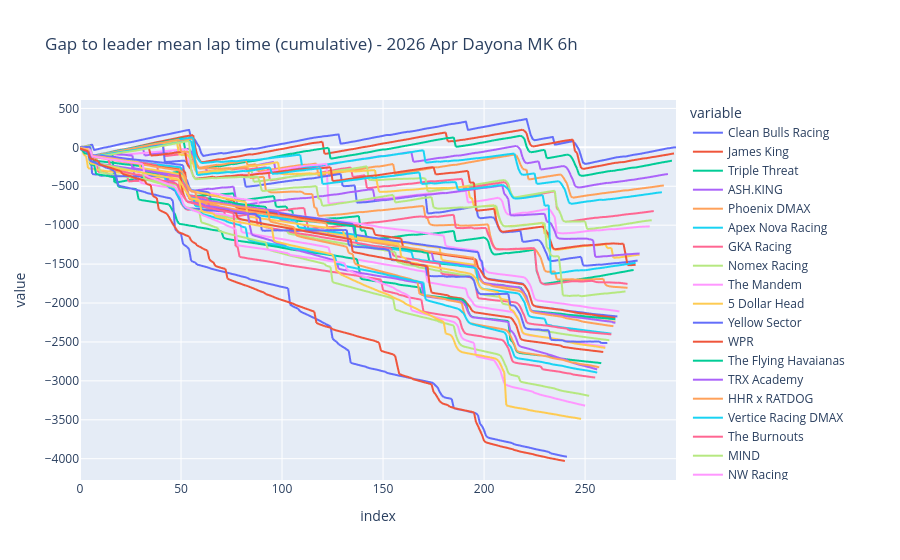

Notebook code cell kept with this figure:
### Code cell
def plot_gap_to_mean_leader(laptimes: pd.DataFrame) -> go.Figure:
    leader_mean_lap = laptimes.iloc[:, 0].mean()
    return px.line(
        laptimes.assign(
            **{
                col: lambda d, col=col: (
                    (leader_mean_lap - d[col]).cumsum().dt.total_seconds()
                )
                for col in laptimes.columns
            }
        ),
        title="Gap to leader mean lap time (cumulative) - 2026 Apr Dayona MK 6h",
    )


plot_gap_to_mean_leader(laptimes)

### Figure 1 — Plotly figure (JSON) as saved in the notebook; plotly's stock layout.template omitted (floating-point values rounded to 4 significant figures; data arrays with more than 128 entries replaced by an {"elided": "..."} marker saying what was removed)
{"data": [{"hovertemplate": "variable=Clean Bulls Racing<br>index=%{x}<br>value=%{y}<extra></extra>", "legendgroup": "Clean Bulls Racing", "line": {"color": "#636efa", "dash": "solid"}, "marker": {"symbol": "circle"}, "mode": "lines", "name": "Clean Bulls Racing", "showlegend": true, "type": "scattergl", "x": {"elided": "296 int values"}, "xaxis": "x", "y": {"elided": "296 float values"}, "yaxis": "y"}, {"hovertemplate": "variable=James King<br>index=%{x}<br>value=%{y}<extra></extra>", "legendgroup": "James King", "line": {"color": "#EF553B", "dash": "solid"}, "marker": {"symbol": "circle"}, "mode": "lines", "name": "James King", "showlegend": true, "type": "scattergl", "x": {"elided": "296 int values"}, "xaxis": "x", "y": {"elided": "296 float values"}, "yaxis": "y"}, {"hovertemplate": "variable=Triple Threat<br>index=%{x}<br>value=%{y}<extra></extra>", "legendgroup": "Triple Threat", "line": {"color": "#00cc96", "dash": "solid"}, "marker": {"symbol": "circle"}, "mode": "lines", "name": "Triple Threat", "showlegend": true, "type": "scattergl", "x": {"elided": "296 int values"}, "xaxis": "x", "y": {"elided": "296 float values"}, "yaxis": "y"}, {"hovertemplate": "variable=ASH.KING<br>index=%{x}<br>value=%{y}<extra></extra>", "legendgroup": "ASH.KING", "line": {"color": "#ab63fa", "dash": "solid"}, "marker": {"symbol": "circle"}, "mode": "lines", "name": "ASH.KING", "showlegend": true, "type": "scattergl", "x": {"elided": "296 int values"}, "xaxis": "x", "y": {"elided": "296 float values"}, "yaxis": "y"}, {"hovertemplate": "variable=Phoenix DMAX<br>index=%{x}<br>value=%{y}<extra></extra>", "legendgroup": "Phoenix DMAX", "line": {"color": "#FFA15A", "dash": "solid"}, "marker": {"symbol": "circle"}, "mode": "lines", "name": "Phoenix DMAX", "showlegend": true, "type": "scattergl", "x": {"elided": "296 int values"}, "xaxis": "x", "y": {"elided": "296 float values"}, "yaxis": "y"}, {"hovertemplate": "variable=Apex Nova Racing<br>index=%{x}<br>value=%{y}<extra></extra>", "legendgroup": "Apex Nova Racing", "line": {"color": "#19d3f3", "dash": "solid"}, "marker": {"symbol": "circle"}, "mode": "lines", "name": "Apex Nova Racing", "showlegend": true, "type": "scattergl", "x": {"elided": "296 int values"}, "xaxis": "x", "y": {"elided": "296 float values"}, "yaxis": "y"}, {"hovertemplate": "variable=GKA Racing<br>index=%{x}<br>value=%{y}<extra></extra>", "legendgroup": "GKA Racing", "line": {"color": "#FF6692", "dash": "solid"}, "marker": {"symbol": "circle"}, "mode": "lines", "name": "GKA Racing", "showlegend": true, "type": "scattergl", "x": {"elided": "296 int values"}, "xaxis": "x", "y": {"elided": "296 float values"}, "yaxis": "y"}, {"hovertemplate": "variable=Nomex Racing<br>index=%{x}<br>value=%{y}<extra></extra>", "legendgroup": "Nomex Racing", "line": {"color": "#B6E880", "dash": "solid"}, "marker": {"symbol": "circle"}, "mode": "lines", "name": "Nomex Racing", "showlegend": true, "type": "scattergl", "x": {"elided": "296 int values"}, "xaxis": "x", "y": {"elided": "296 float values"}, "yaxis": "y"}, {"hovertemplate": "variable=The Mandem<br>index=%{x}<br>value=%{y}<extra></extra>", "legendgroup": "The Mandem", "line": {"color": "#FF97FF", "dash": "solid"}, "marker": {"symbol": "circle"}, "mode": "lines", "name": "The Mandem", "showlegend": true, "type": "scattergl", "x": {"elided": "296 int values"}, "xaxis": "x", "y": {"elided": "296 float values"}, "yaxis": "y"}, {"hovertemplate": "variable=5 Dollar Head <br>index=%{x}<br>value=%{y}<extra></extra>", "legendgroup": "5 Dollar Head ", "line": {"color": "#FECB52", "dash": "solid"}, "marker": {"symbol": "circle"}, "mode": "lines", "name": "5 Dollar Head ", "showlegend": true, "type": "scattergl", "x": {"elided": "296 int values"}, "xaxis": "x", "y": {"elided": "296 float values"}, "yaxis": "y"}, {"hovertemplate": "variable=Yellow Sector<br>index=%{x}<br>value=%{y}<extra></extra>", "legendgroup": "Yellow Sector", "line": {"color": "#636efa", "dash": "solid"}, "marker": {"symbol": "circle"}, "mode": "lines", "name": "Yellow Sector", "showlegend": true, "type": "scattergl", "x": {"elided": "296 int values"}, "xaxis": "x", "y": {"elided": "296 float values"}, "yaxis": "y"}, {"hovertemplate": "variable=WPR<br>index=%{x}<br>value=%{y}<extra></extra>", "legendgroup": "WPR", "line": {"color": "#EF553B", "dash": "solid"}, "marker": {"symbol": "circle"}, "mode": "lines", "name": "WPR", "showlegend": true, "type": "scattergl", "x": {"elided": "296 int values"}, "xaxis": "x", "y": {"elided": "296 float values"}, "yaxis": "y"}, {"hovertemplate": "variable=The Flying Havaianas<br>index=%{x}<br>value=%{y}<extra></extra>", "legendgroup": "The Flying Havaianas", "line": {"color": "#00cc96", "dash": "solid"}, "marker": {"symbol": "circle"}, "mode": "lines", "name": "The Flying Havaianas", "showlegend": true, "type": "scattergl", "x": {"elided": "296 int values"}, "xaxis": "x", "y": {"elided": "296 float values"}, "yaxis": "y"}, {"hovertemplate": "variable=TRX Academy<br>index=%{x}<br>value=%{y}<extra></extra>", "legendgroup": "TRX Academy", "line": {"color": "#ab63fa", "dash": "solid"}, "marker": {"symbol": "circle"}, "mode": "lines", "name": "TRX Academy", "showlegend": true, "type": "scattergl", "x": {"elided": "296 int values"}, "xaxis": "x", "y": {"elided": "296 float values"}, "yaxis": "y"}, {"hovertemplate": "variable=HHR x RATDOG<br>index=%{x}<br>value=%{y}<extra></extra>", "legendgroup": "HHR x RATDOG", "line": {"color": "#FFA15A", "dash": "solid"}, "marker": {"symbol": "circle"}, "mode": "lines", "name": "HHR x RATDOG", "showlegend": true, "type": "scattergl", "x": {"elided": "296 int values"}, "xaxis": "x", "y": {"elided": "296 float values"}, "yaxis": "y"}, {"hovertemplate": "variable=Vertice Racing DMAX<br>index=%{x}<br>value=%{y}<extra></extra>", "legendgroup": "Vertice Racing DMAX", "line": {"color": "#19d3f3", "dash": "solid"}, "marker": {"symbol": "circle"}, "mode": "lines", "name": "Vertice Racing DMAX", "showlegend": true, "type": "scattergl", "x": {"elided": "296 int values"}, "xaxis": "x", "y": {"elided": "296 float values"}, "yaxis": "y"}, {"hovertemplate": "variable=The Burnouts<br>index=%{x}<br>value=%{y}<extra></extra>", "legendgroup": "The Burnouts", "line": {"color": "#FF6692", "dash": "solid"}, "marker": {"symbol": "circle"}, "mode": "lines", "name": "The Burnouts", "showlegend": true, "type": "scattergl", "x": {"elided": "296 int values"}, "xaxis": "x", "y": {"elided": "296 float values"}, "yaxis": "y"}, {"hovertemplate": "variable=MIND<br>index=%{x}<br>value=%{y}<extra></extra>", "legendgroup": "MIND", "line": {"color": "#B6E880", "dash": "solid"}, "marker": {"symbol": "circle"}, "mode": "lines", "name": "MIND", "showlegend": true, "type": "scattergl", "x": {"elided": "296 int values"}, "xaxis": "x", "y": {"elided": "296 float values"}, "yaxis": "y"}, {"hovertemplate": "variable=NW Racing<br>index=%{x}<br>value=%{y}<extra></extra>", "legendgroup": "NW Racing", "line": {"color": "#FF97FF", "dash": "solid"}, "marker": {"symbol": "circle"}, "mode": "lines", "name": "NW Racing", "showlegend": true, "type": "scattergl", "x": {"elided": "296 int values"}, "xaxis": "x", "y": {"elided": "296 float values"}, "yaxis": "y"}, {"hovertemplate": "variable=Senna's Squadron by DNH<br>index=%{x}<br>value=%{y}<extra></extra>", "legendgroup": "Senna's Squadron by DNH", "line": {"color": "#FECB52", "dash": "solid"}, "marker": {"symbol": "circle"}, "mode": "lines", "name": "Senna's Squadron by DNH", "showlegend": true, "type": "scattergl", "x": {"elided": "296 int values"}, "xaxis": "x", "y": {"elided": "296 float values"}, "yaxis": "y"}, {"hovertemplate": "variable=Phoenix Sodi<br>index=%{x}<br>value=%{y}<extra></extra>", "legendgroup": "Phoenix Sodi", "line": {"color": "#636efa", "dash": "solid"}, "marker": {"symbol": "circle"}, "mode": "lines", "name": "Phoenix Sodi", "showlegend": true, "type": "scattergl", "x": {"elided": "296 int values"}, "xaxis": "x", "y": {"elided": "296 float values"}, "yaxis": "y"}, {"hovertemplate": "variable=DNH Dad's<br>index=%{x}<br>value=%{y}<extra></extra>", "legendgroup": "DNH Dad's", "line": {"color": "#EF553B", "dash": "solid"}, "marker": {"symbol": "circle"}, "mode": "lines", "name": "DNH Dad's", "showlegend": true, "type": "scattergl", "x": {"elided": "296 int values"}, "xaxis": "x", "y": {"elided": "296 float values"}, "yaxis": "y"}, {"hovertemplate": "variable=Miles-Shelby Squad by DNH<br>index=%{x}<br>value=%{y}<extra></extra>", "legendgroup": "Miles-Shelby Squad by DNH", "line": {"color": "#00cc96", "dash": "solid"}, "marker": {"symbol": "circle"}, "mode": "lines", "name": "Miles-Shelby Squad by DNH", "showlegend": true, "type": "scattergl", "x": {"elided": "296 int values"}, "xaxis": "x", "y": {"elided": "296 float values"}, "yaxis": "y"}, {"hovertemplate": "variable=Cole Clarke Racing<br>index=%{x}<br>value=%{y}<extra></extra>", "legendgroup": "Cole Clarke Racing", "line": {"color": "#ab63fa", "dash": "solid"}, "marker": {"symbol": "circle"}, "mode": "lines", "name": "Cole Clarke Racing", "showlegend": true, "type": "scattergl", "x": {"elided": "296 int values"}, "xaxis": "x", "y": {"elided": "296 float values"}, "yaxis": "y"}, {"hovertemplate": "variable=Misfits<br>index=%{x}<br>value=%{y}<extra></extra>", "legendgroup": "Misfits", "line": {"color": "#FFA15A", "dash": "solid"}, "marker": {"symbol": "circle"}, "mode": "lines", "name": "Misfits", "showlegend": true, "type": "scattergl", "x": {"elided": "296 int values"}, "xaxis": "x", "y": {"elided": "296 float values"}, "yaxis": "y"}, {"hovertemplate": "variable=Mere Racing<br>index=%{x}<br>value=%{y}<extra></extra>", "legendgroup": "Mere Racing", "line": {"color": "#19d3f3", "dash": "solid"}, "marker": {"symbol": "circle"}, "mode": "lines", "name": "Mere Racing", "showlegend": true, "type": "scattergl", "x": {"elided": "296 int values"}, "xaxis": "x", "y": {"elided": "296 float values"}, "yaxis": "y"}, {"hovertemplate": "variable=Noot Noot<br>index=%{x}<br>value=%{y}<extra></extra>", "legendgroup": "Noot Noot", "line": {"color": "#FF6692", "dash": "solid"}, "marker": {"symbol": "circle"}, "mode": "lines", "name": "Noot Noot", "showlegend": true, "type": "scattergl", "x": {"elided": "296 int values"}, "xaxis": "x", "y": {"elided": "296 float values"}, "yaxis": "y"}, {"hovertemplate": "variable=DNH Boldero<br>index=%{x}<br>value=%{y}<extra></extra>", "legendgroup": "DNH Boldero", "line": {"color": "#B6E880", "dash": "solid"}, "marker": {"symbol": "circle"}, "mode": "lines", "name": "DNH Boldero", "showlegend": true, "type": "scattergl", "x": {"elided": "296 int values"}, "xaxis": "x", "y": {"elided": "296 float values"}, "yaxis": "y"}, {"hovertemplate": "variable=Vertice Racing Sodi<br>index=%{x}<br>value=%{y}<extra></extra>", "legendgroup": "Vertice Racing Sodi", "line": {"color": "#FF97FF", "dash": "solid"}, "marker": {"symbol": "circle"}, "mode": "lines", "name": "Vertice Racing Sodi", "showlegend": true, "type": "scattergl", "x": {"elided": "296 int values"}, "xaxis": "x", "y": {"elided": "296 float values"}, "yaxis": "y"}, {"hovertemplate": "variable=SDR<br>index=%{x}<br>value=%{y}<extra></extra>", "legendgroup": "SDR", "line": {"color": "#FECB52", "dash": "solid"}, "marker": {"symbol": "circle"}, "mode": "lines", "name": "SDR", "showlegend": true, "type": "scattergl", "x": {"elided": "296 int values"}, "xaxis": "x", "y": {"elided": "296 float values"}, "yaxis": "y"}, {"hovertemplate": "variable=NMX Racing<br>index=%{x}<br>value=%{y}<extra></extra>", "legendgroup": "NMX Racing", "line": {"color": "#636efa", "dash": "solid"}, "marker": {"symbol": "circle"}, "mode": "lines", "name": "NMX Racing", "showlegend": true, "type": "scattergl", "x": {"elided": "296 int values"}, "xaxis": "x", "y": {"elided": "296 float values"}, "yaxis": "y"}, {"hovertemplate": "variable=Three Bears Motorsport<br>index=%{x}<br>value=%{y}<extra></extra>", "legendgroup": "Three Bears Motorsport", "line": {"color": "#EF553B", "dash": "solid"}, "marker": {"symbol": "circle"}, "mode": "lines", "name": "Three Bears Motorsport", "showlegend": true, "type": "scattergl", "x": {"elided": "296 int values"}, "xaxis": "x", "y": {"elided": "296 float values"}, "yaxis": "y"}, {"hovertemplate": "variable=TRX Motorsport<br>index=%{x}<br>value=%{y}<extra></extra>", "legendgroup": "TRX Motorsport", "line": {"color": "#00cc96", "dash": "solid"}, "marker": {"symbol": "circle"}, "mode": "lines", "name": "TRX Motorsport", "showlegend": true, "type": "scattergl", "x": {"elided": "296 int values"}, "xaxis": "x", "y": {"elided": "296 float values"}, "yaxis": "y"}, {"hovertemplate": "variable=Hawthorn's Heroes by DNH<br>index=%{x}<br>value=%{y}<extra></extra>", "legendgroup": "Hawthorn's Heroes by DNH", "line": {"color": "#ab63fa", "dash": "solid"}, "marker": {"symbol": "circle"}, "mode": "lines", "name": "Hawthorn's Heroes by DNH", "showlegend": true, "type": "scattergl", "x": {"elided": "296 int values"}, "xaxis": "x", "y": {"elided": "296 float values"}, "yaxis": "y"}, {"hovertemplate": "variable=Midfield Masters<br>index=%{x}<br>value=%{y}<extra></extra>", "legendgroup": "Midfield Masters", "line": {"color": "#FFA15A", "dash": "solid"}, "marker": {"symbol": "circle"}, "mode": "lines", "name": "Midfield Masters", "showlegend": true, "type": "scattergl", "x": {"elided": "296 int values"}, "xaxis": "x", "y": {"elided": "296 float values"}, "yaxis": "y"}, {"hovertemplate": "variable=Rocket Racing Club<br>index=%{x}<br>value=%{y}<extra></extra>", "legendgroup": "Rocket Racing Club", "line": {"color": "#19d3f3", "dash": "solid"}, "marker": {"symbol": "circle"}, "mode": "lines", "name": "Rocket Racing Club", "showlegend": true, "type": "scattergl", "x": {"elided": "296 int values"}, "xaxis": "x", "y": {"elided": "296 float values"}, "yaxis": "y"}, {"hovertemplate": "variable=Iron Dames by DNH<br>index=%{x}<br>value=%{y}<extra></extra>", "legendgroup": "Iron Dames by DNH", "line": {"color": "#FF6692", "dash": "solid"}, "marker": {"symbol": "circle"}, "mode": "lines", "name": "Iron Dames by DNH", "showlegend": true, "type": "scattergl", "x": {"elided": "296 int values"}, "xaxis": "x", "y": {"elided": "296 float values"}, "yaxis": "y"}, {"hovertemplate": "variable=Clear Horizon Racing<br>index=%{x}<br>value=%{y}<extra></extra>", "legendgroup": "Clear Horizon Racing", "line": {"color": "#B6E880", "dash": "solid"}, "marker": {"symbol": "circle"}, "mode": "lines", "name": "Clear Horizon Racing", "showlegend": true, "type": "scattergl", "x": {"elided": "296 int values"}, "xaxis": "x", "y": {"elided": "296 float values"}, "yaxis": "y"}, {"hovertemplate": "variable=MSKT<br>index=%{x}<br>value=%{y}<extra></extra>", "legendgroup": "MSKT", "line": {"color": "#FF97FF", "dash": "solid"}, "marker": {"symbol": "circle"}, "mode": "lines", "name": "MSKT", "showlegend": true, "type": "scattergl", "x": {"elided": "296 int values"}, "xaxis": "x", "y": {"elided": "296 float values"}, "yaxis": "y"}, {"hovertemplate": "variable=Watkins Glen by DNH<br>index=%{x}<br>value=%{y}<extra></extra>", "legendgroup": "Watkins Glen by DNH", "line": {"color": "#FECB52", "dash": "solid"}, "marker": {"symbol": "circle"}, "mode": "lines", "name": "Watkins Glen by DNH", "showlegend": true, "type": "scattergl", "x": {"elided": "296 int values"}, "xaxis": "x", "y": {"elided": "296 float values"}, "yaxis": "y"}, {"hovertemplate": "variable=Wanganator Motorsport<br>index=%{x}<br>value=%{y}<extra></extra>", "legendgroup": "Wanganator Motorsport", "line": {"color": "#636efa", "dash": "solid"}, "marker": {"symbol": "circle"}, "mode": "lines", "name": "Wanganator Motorsport", "showlegend": true, "type": "scattergl", "x": {"elided": "296 int values"}, "xaxis": "x", "y": {"elided": "296 float values"}, "yaxis": "y"}, {"hovertemplate": "variable=5 Dollar Helmet<br>index=%{x}<br>value=%{y}<extra></extra>", "legendgroup": "5 Dollar Helmet", "line": {"color": "#EF553B", "dash": "solid"}, "marker": {"symbol": "circle"}, "mode": "lines", "name": "5 Dollar Helmet", "showlegend": true, "type": "scattergl", "x": {"elided": "296 int values"}, "xaxis": "x", "y": {"elided": "296 float values"}, "yaxis": "y"}], "layout": {"legend": {"title": {"text": "variable"}, "tracegroupgap": 0}, "title": {"text": "Gap to leader mean lap time (cumulative) - 2026 Apr Dayona MK 6h"}, "xaxis": {"anchor": "y", "domain": [0, 1], "title": {"text": "index"}}, "yaxis": {"anchor": "x", "domain": [0, 1], "title": {"text": "value"}}}}
